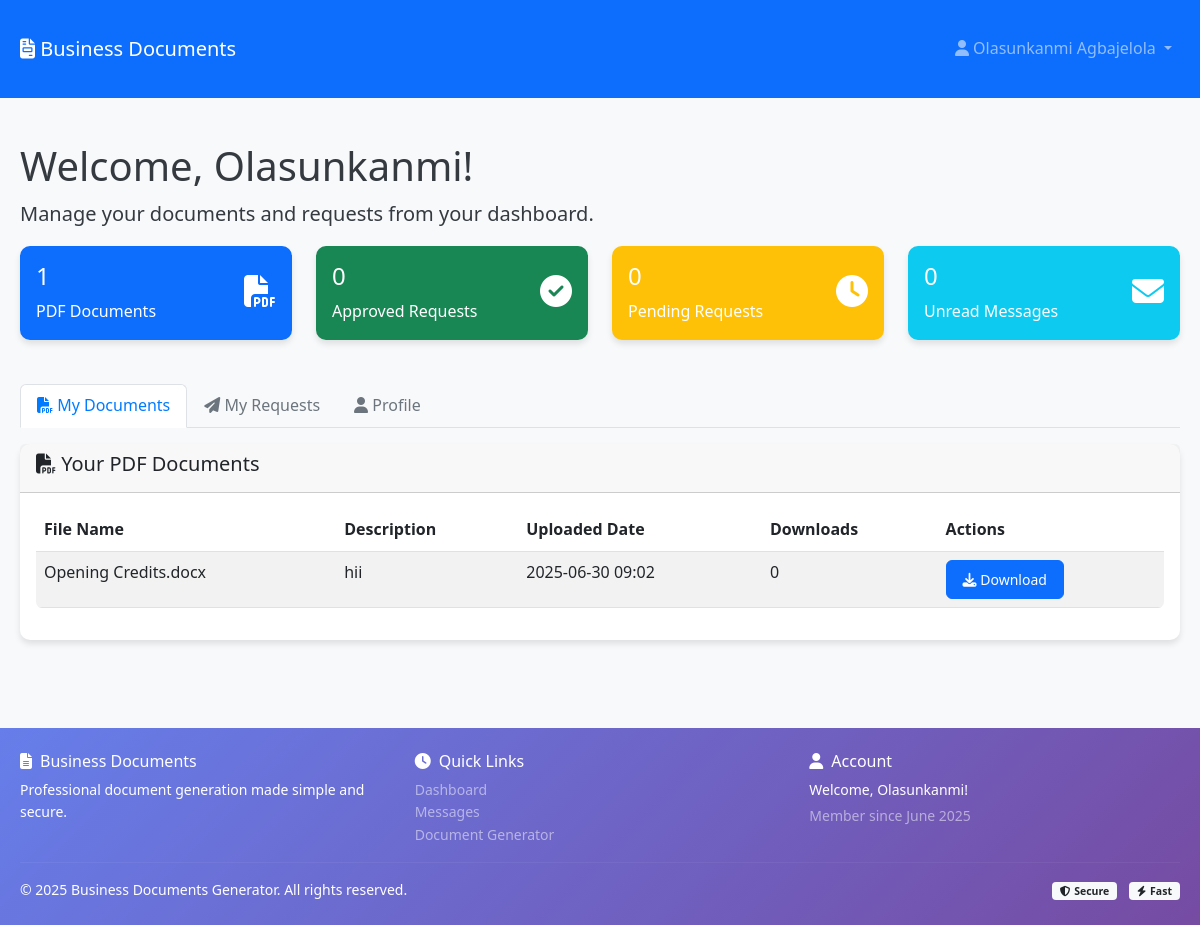
/dashboard (signed in), run on an earlier commit of the app's database.
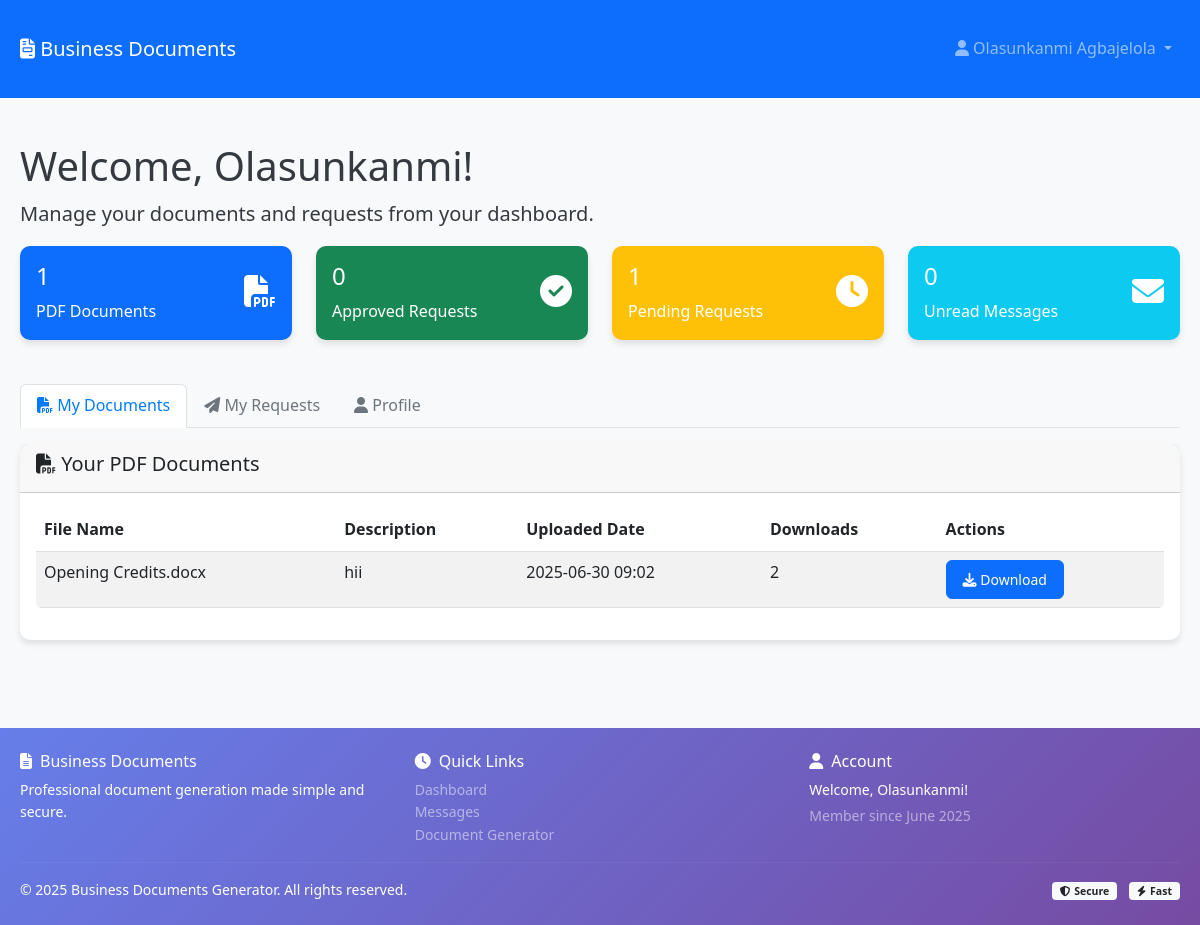
And on a later commit of the database.
### models.py (models this page shows, shortened)
class UserPDFCode(db.Model):
    id = db.Column(db.Integer, primary_key=True)
    user_id = db.Column(db.Integer, db.ForeignKey('user.id'), nullable=False)
    filename = db.Column(db.String(255), nullable=False)
    original_filename = db.Column(db.String(255), nullable=False)
    file_path = db.Column(db.String(500), nullable=False)
    description = db.Column(db.Text, nullable=True)
    uploaded_by_admin_id = db.Column(db.Integer, db.ForeignKey('user.id'), nullable=False)
    uploaded_at = db.Column(db.DateTime, default=datetime.utcnow)
    downloaded_at = db.Column(db.DateTime, nullable=True)
    download_count = db.Column(db.Integer, default=0)

### app.py (the view)
@app.route('/dashboard')
@login_required
def dashboard():
    user = User.query.get(session['user_id'])
    if user.is_admin:
        return redirect(url_for('admin_dashboard'))
    pdf_codes = UserPDFCode.query.filter_by(user_id=user.id).order_by(UserPDFCode.uploaded_at.desc()).all()
    pdf_requests = PDFRequest.query.filter_by(user_id=user.id).order_by(PDFRequest.created_at.desc()).all()
    unread_messages = Message.query.filter_by(recipient_id=user.id, is_read=False).count()
    return render_template('dashboard/user_dashboard.html',
                         user=user,
                         pdf_codes=pdf_codes,
                         pdf_requests=pdf_requests,
                         unread_messages=unread_messages)

### app.py (called while the page is built)
def login_required(f):
    @wraps(f)
    def decorated_function(*args, **kwargs):
        if 'user_id' not in session:
            flash('Please log in to access this page.', 'error')
            return redirect(url_for('login'))
        return f(*args, **kwargs)
    return decorated_function

### templates/dashboard/user_dashboard.html (shortened to what the changed rows need)
<!DOCTYPE html>
<html lang="en">
<head>
    <link href="https://cdn.jsdelivr.net/npm/bootstrap@5.3.0/dist/css/bootstrap.min.css" rel="stylesheet">
    <link rel="stylesheet" href="https://cdnjs.cloudflare.com/ajax/libs/font-awesome/6.4.0/css/all.min.css">
    <link rel="stylesheet" href="{{ url_for('static', filename='css/style.css') }}">
</head>
<body>
    <div class="container mt-4">
        <div class="row">
            <div class="col-12">
                <h1>Welcome, {{ user.first_name }}!</h1>
            </div>
        </div>
        <div class="row mb-4">
            <div class="col-md-3">
                <div class="card bg-warning text-white">
                    <div class="card-body">
                        <div class="d-flex justify-content-between">
                            <div>
                                <h4>{{ pdf_requests|selectattr('status', 'equalto', 'pending')|list|length }}</h4>
                                <p class="mb-0">Pending Requests</p>
                            </div>
                        </div>
                    </div>
                </div>
            </div>
        </div>
        <div class="tab-content mt-3">
            <div class="tab-pane fade show active" id="documents">
                <div class="card">
                    <div class="card-body">
                        {% if pdf_codes %}
                        <div class="table-responsive">
                            <table class="table table-striped">
                                <thead>
                                    <tr>
                                        <th>File Name</th>
                                        <th>Description</th>
                                        <th>Uploaded Date</th>
                                        <th>Downloads</th>
                                        <th>Actions</th>
                                    </tr>
                                </thead>
                                <tbody>
                                    {% for pdf in pdf_codes %}
                                    <tr>
                                        <td>{{ pdf.original_filename }}</td>
                                        <td>{{ pdf.description or 'No description' }}</td>
                                        <td>{{ pdf.uploaded_at.strftime('%Y-%m-%d %H:%M') }}</td>
                                        <td>{{ pdf.download_count }}</td>
                                        <td>
                                            <a href="{{ url_for('download_file', file_id=pdf.id) }}" class="btn btn-sm btn-primary">
                                                <i class="fas fa-download"></i> Download
                                            </a>
                                        </td>
                                    </tr>
                                    {% endfor %}
                                </tbody>
                            </table>
                        </div>
                        {% else %}
                        <div class="text-center py-4">
                            <i class="fas fa-file-pdf fa-3x text-muted mb-3"></i>
                            <h5>No documents yet</h5>
                            <p class="text-muted">Your uploaded documents will appear here.</p>
                        </div>
                        {% endif %}
                    </div>
                </div>
            </div>
        </div>
    </div>
</body>
</html>

What changed in the data, as far as the page shows it:
changed UserPDFCode "Opening Credits.docx": download_count "0" → "2"
Also different on the page:
{{ pdf_requests|selectattr('status', 'equalto', 'pending')|list|length }}: "0" → "1"
